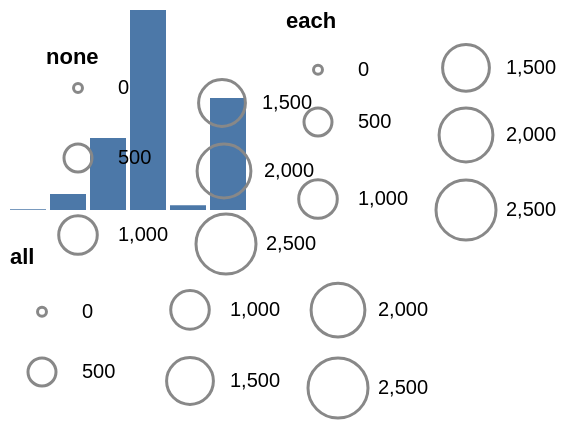

The Vega-Lite source for this figure:
### Vega specification from a JSON file in a GitHub repository (floating-point values rounded to 4 significant figures)
{"$schema": "https://vega.github.io/schema/vega/v6.json", "description": "gridAlign on a legend's entry grid. config.legend defaults it to 'each', and the grid's row centring is conditional on being aligned at all — so 'none' both packs the columns against their own contents and stops a short entry being centred against a tall one, over entries of deliberately unequal size.", "width": 120, "height": 100, "padding": 5, "background": "white", "data": [{"name": "t", "values": [{"c": "a", "v": 10}, {"c": "bb", "v": 200}, {"c": "ccc", "v": 900}, {"c": "dddd", "v": 2500}, {"c": "eeeee", "v": 60}, {"c": "ffffff", "v": 1400}]}], "scales": [{"name": "x", "type": "band", "domain": {"data": "t", "field": "c"}, "range": "width"}, {"name": "y", "type": "linear", "domain": {"data": "t", "field": "v"}, "range": "height"}, {"name": "sz", "type": "linear", "domain": {"data": "t", "field": "v"}, "range": [20, 900]}], "legends": [{"size": "sz", "title": "each", "orient": "right", "columns": 2, "gridAlign": "each"}, {"size": "sz", "title": "all", "orient": "bottom", "columns": 3, "gridAlign": "all"}, {"size": "sz", "title": "none", "orient": "top-left", "columns": 2, "gridAlign": "none"}], "marks": [{"type": "rect", "from": {"data": "t"}, "encode": {"enter": {"x": {"scale": "x", "field": "c"}, "width": {"scale": "x", "band": 0.9}, "y": {"scale": "y", "field": "v"}, "y2": {"scale": "y", "value": 0}, "fill": {"value": "#4c78a8"}}}}]}
